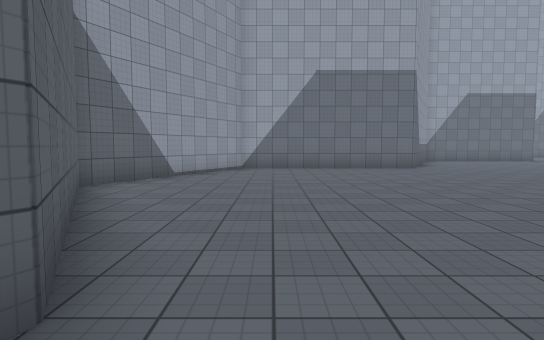
[1] (above)

21 first-person views from a walk through a 3-D level made in the Unity game engine. The camera is 1.5 m above the floor, tilts 4° down and sees 75° across. The floor is counted in squares, 2 m on a side. Each view is taken from the middle of a square. On the plan, view 1 faces up. The plan holds only what a view shows up to about 11 squares ahead; the rest is blank. The place goes on beyond the plan. The player is left out. Surface patterns are stand-ins for the level's own textures.

[2]
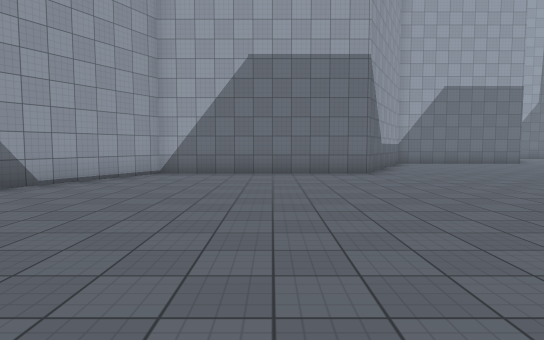

[3]
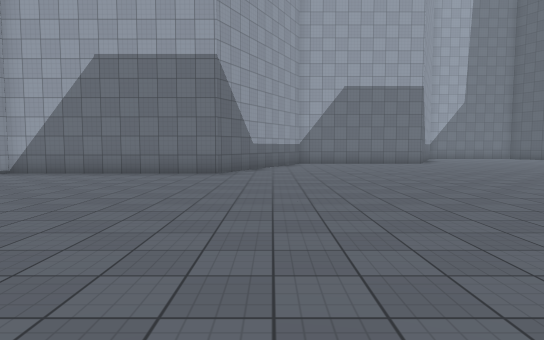

[4]
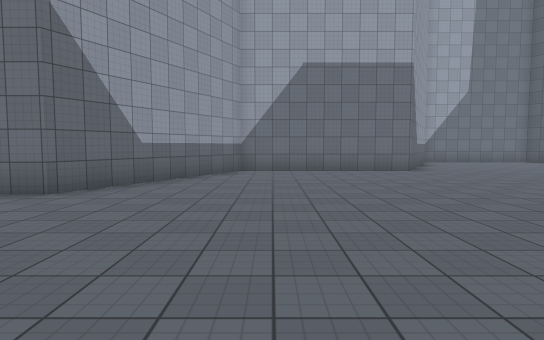

[5]
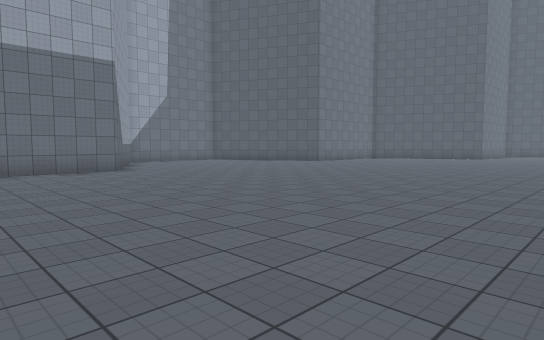

[6]
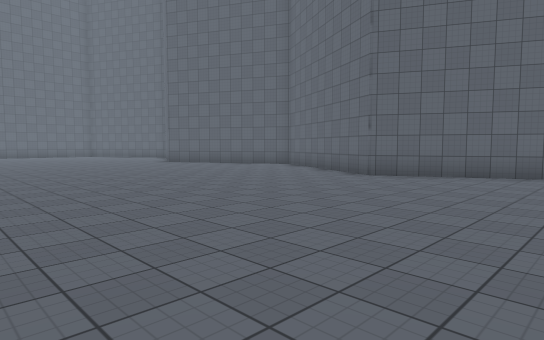

[7]
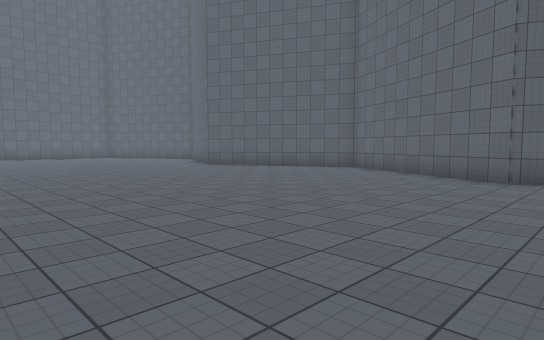

[8]
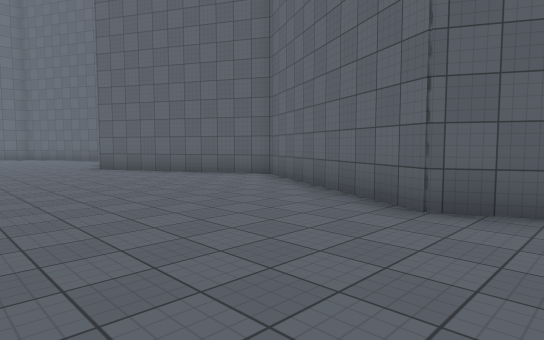

[9]
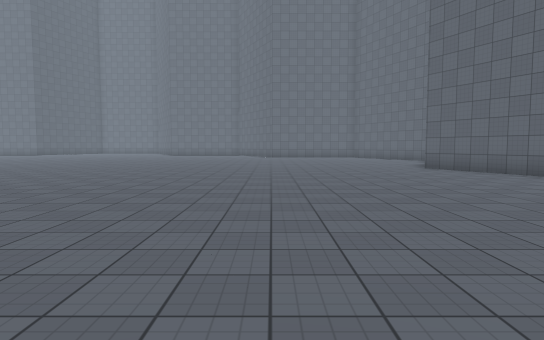

[10]
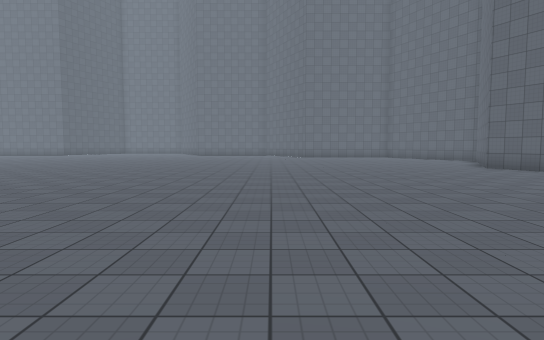

[11]
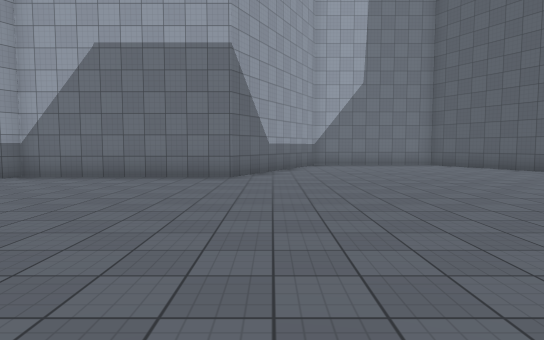

[12]
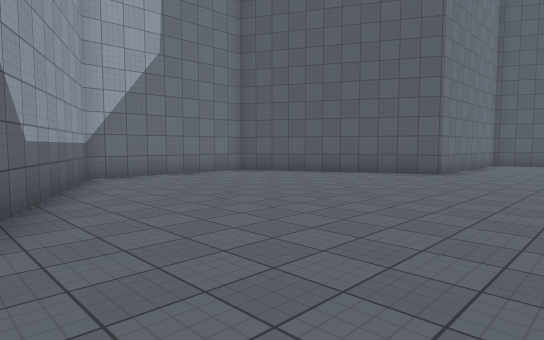

[13]
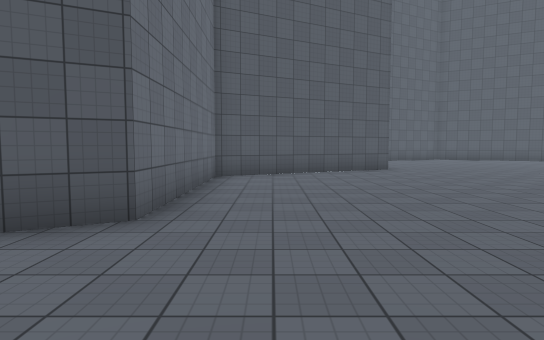

[14]
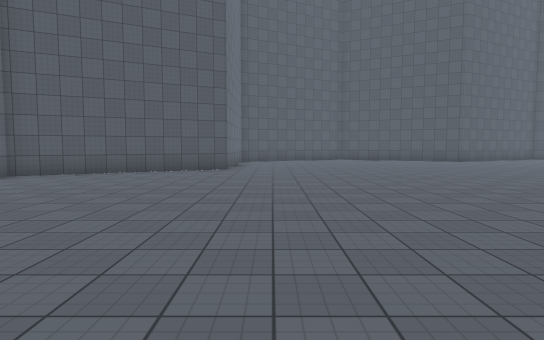

[15]
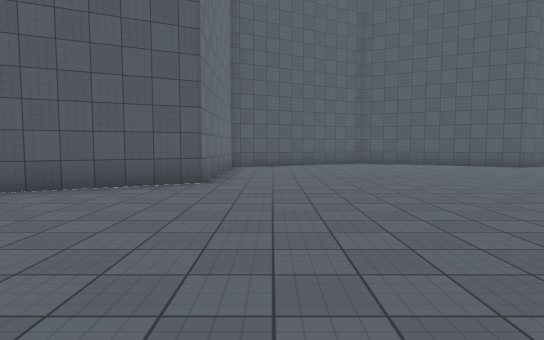

[16]
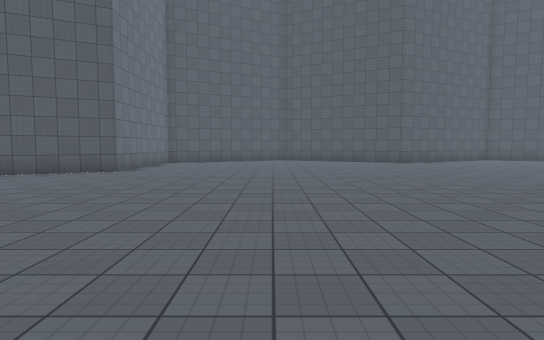

[17]
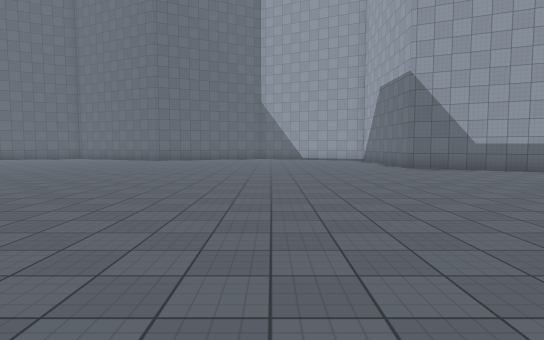

[18]
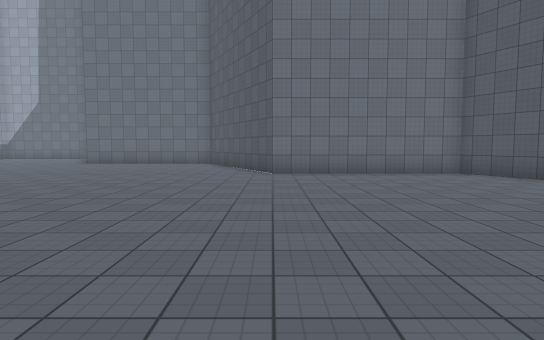

[19]
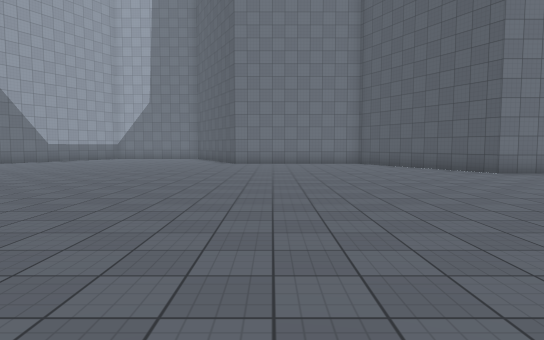

[20]
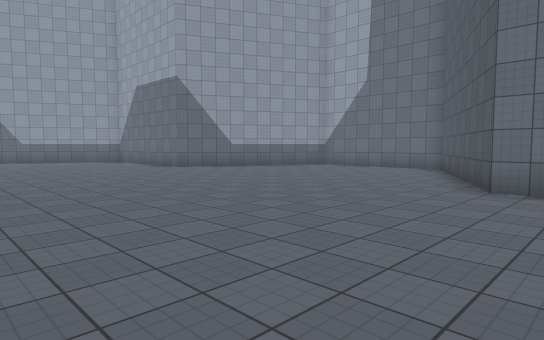

[21]
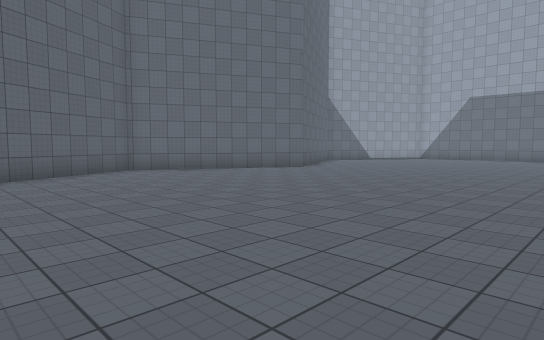

### Floor plan
Points are (right, up) in squares from view 1. A wall is a line through its corners. A room is listed if a view was taken in it or the views show most of it. See-through windows are left out.
Room 1 (views 1, 2, 3, 4, 5, 6, 7, 8, 9, 10, 11, 12, 13, 14, 15, 16, 17, 18, 19, 20, 21)
walls: (33.5, 11.4) (29, 11.4) (26.5, 16.4) (21.5, 16.4) (19, 21.3) (14.6, 21.3) (12.1, 16.4) (7.1, 16.4) (4.6, 11.4) (-1, 11.4) (-3.5, 6.4) (-1, 1.4) (-3.5, -3.5) (-1, -8.5)

Positions as (right, up) in squares from view 1, and headings:
1: (0, 0), facing up
2: (2, 2), facing up
3: (6, 2), facing up
4: (8, 6), facing up
5: (8, 6), facing up-right
6: (7, 6), facing down-left
7: (7, 3), facing down-left
8: (3, 3), facing down-left
9: (4, 3), facing down
10: (6, 3), facing down
11: (13, 8), facing up
12: (12, 13), facing up-right
13: (18, 15), facing right
14: (18, 10), facing right
15: (22, 10), facing right
16: (19, 7), facing right
17: (16, 7), facing left
18: (29, 2), facing up
19: (23, 2), facing up
20: (23, 10), facing up-left
21: (7, -8), facing up-left
